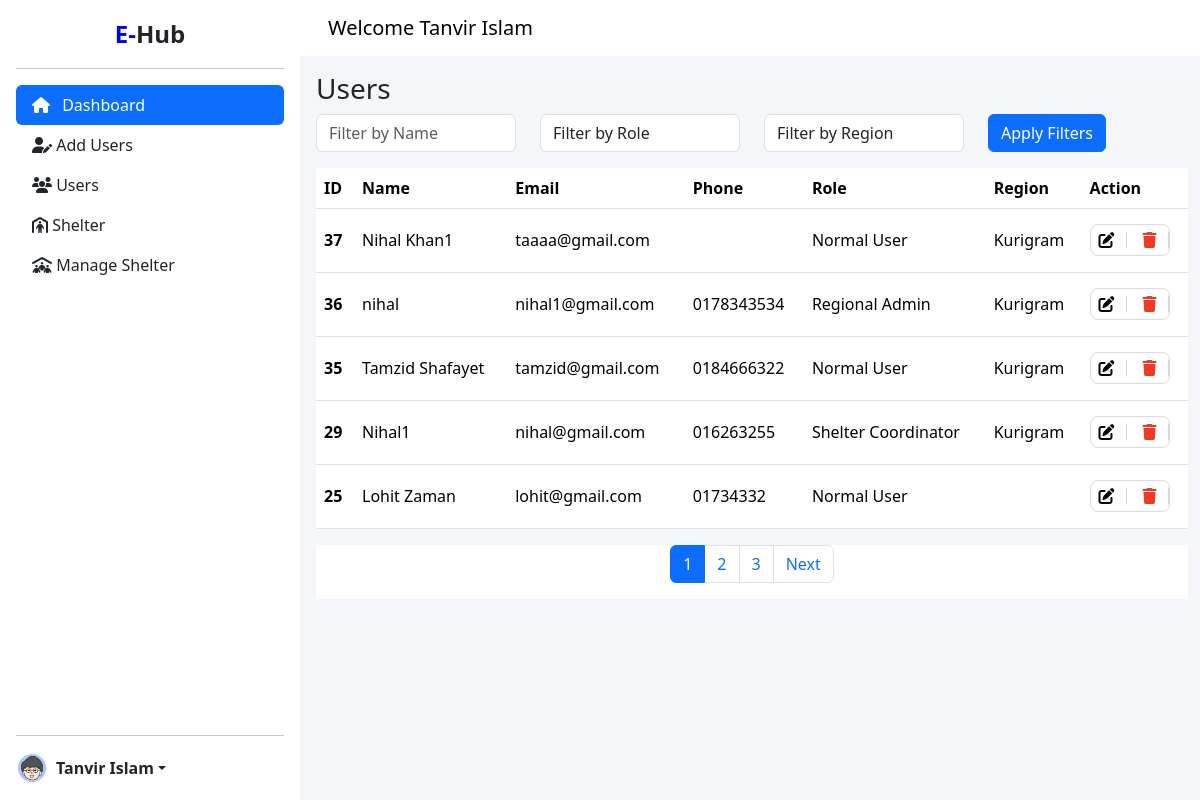
Page /regional_admin/pages/see_users.php (signed in) on the committed database.
### tables this page shows
CREATE TABLE `users` (
  `id` int(11) NOT NULL,
  `full_name` varchar(100) NOT NULL,
  `date_of_birth` date DEFAULT NULL,
  `email` varchar(100) NOT NULL,
  `password_hash` varchar(255) NOT NULL,
  `role` enum('Normal User','Central Admin','Regional Admin','Shelter Coordinator','Relief Distributor') NOT NULL,
  `phone_number` varchar(15) DEFAULT NULL,
  `address` text DEFAULT NULL,
  `region` varchar(50) DEFAULT NULL,
  `created_at` timestamp NOT NULL DEFAULT current_timestamp(),
  `updated_at` timestamp NOT NULL DEFAULT current_timestamp() ON UPDATE current_timestamp()
);

### regional_admin/pages/see_users.php (the view, shortened to what this page needs)
<?php
include '../includes/header.php';
include '../includes/header2.php';
include '../includes/sidebar.php';
include '../includes/nav.php';
$limit = 5;
$page = isset($_GET['page']) ? (int)$_GET['page'] : 1;
$offset = ($page - 1) * $limit;
$filterName = isset($_GET['filter_name']) ? $_GET['filter_name'] : '';
$filterRole = isset($_GET['filter_role']) ? $_GET['filter_role'] : '';
$filterRegion = isset($_GET['filter_region']) ? $_GET['filter_region'] : '';
$whereClauses = [];
$whereSql = count($whereClauses) > 0 ? 'WHERE ' . implode(' AND ', $whereClauses) : '';
$totalQuery = "SELECT COUNT(*) as total FROM users $whereSql";
$totalResult = mysqli_query($con, $totalQuery);
$totalRow = mysqli_fetch_assoc($totalResult);
$totalUsers = $totalRow['total'];
$totalPages = ceil($totalUsers / $limit);
$sql = "SELECT * FROM users $whereSql ORDER BY created_at DESC LIMIT $limit OFFSET $offset";
$result = mysqli_query($con, $sql);
?>
<div class="container-fluid main-content flex-grow-1 pt-3 ps-3 tabel-container">
    <h3>Users</h3>
    <form method="GET" class="mb-3">
        <div class="row">
            <div class="col-md-3">
                <input type="text" name="filter_name" class="form-control" placeholder="Filter by Name" value="<?php echo htmlspecialchars($filterName); ?>">
            </div>
            <div class="col-md-3">
                <select name="filter_role" class="form-control">
                    <option value="">Filter by Role</option>
                </select>
            </div>
            <div class="col-md-3">
                <select name="filter_region" class="form-control">
                    <option value="">Filter by Region</option>
                </select>
            </div>
            <div class="col-md-3">
                <button type="submit" class="btn btn-primary">Apply Filters</button>
            </div>
        </div>
    </form>
    <div class="table-data">
        <table class="table">
            <thead>
                <tr>
                    <th class="custom-table-header" scope="col">ID</th>
                    <th scope="col">Name</th>
                    <th class="custom-table-header" scope="col">Email</th>
                    <th class="custom-table-header" scope="col">Phone</th>
                    <th class="custom-table-header" scope="col">Role</th>
                    <th class="custom-table-header" scope="col">Region</th>
                    <th class="custom-table-header" scope="col">Action</th>
                </tr>
            </thead>
            <tbody class="table-body">
                <?php
                if ($result && mysqli_num_rows($result) > 0) {
                    while ($row = mysqli_fetch_assoc($result)) {
                        $userId = $row['id'];
                        $userName = $row['full_name'];
                        $userEmail = $row['email'];
                        $userPhone = $row['phone_number'];
                        $userRole = $row['role'];
                        $userRegion = $row['region'];
                        echo '
                        <tr class="custom-table-row">
                            <th scope="row">' . $userId . '</th>
                            <td>' . $userName . '</td>
                            <td>' . $userEmail . '</td>
                            <td>' . $userPhone . '</td>
                            <td>' . $userRole . '</td>
                            <td>' . $userRegion . '</td>
                            <td class="action-container">
                                <span>
                                    <a href="./update_user.php?id=' . $userId . '">
                                        <i class="fa-solid fa-pen-to-square"></i>
                                    </a>
                                    <a href="javascript:void(0);" onclick="confirmDelete(' . $userId . ')">
                                        <i class="fa-solid fa-trash delete-icon"></i>
                                    </a>
                                </span>
                            </td>
                        </tr>';
                    }
                } else {
                    echo '
                    <tr>
                        <td colspan="7" class="text-center">No users found in the database.</td>
                    </tr>';
                }
                ?>
            </tbody>
        </table>
    </div>
    <nav>
        <ul class="pagination justify-content-center">
            <?php
            for ($i = 1; $i <= $totalPages; $i++) {
                $active = $i == $page ? 'active' : '';
                echo '<li class="page-item ' . $active . '"><a class="page-link" href="?page=' . $i . '&filter_name=' . urlencode($filterName) . '&filter_role=' . urlencode($filterRole) . '&filter_region=' . urlencode($filterRegion) . '">' . $i . '</a></li>';
            }
            if ($page < $totalPages) {
                echo '<li class="page-item"><a class="page-link" href="?page=' . ($page + 1) . '&filter_name=' . urlencode($filterName) . '&filter_role=' . urlencode($filterRole) . '&filter_region=' . urlencode($filterRegion) . '">Next</a></li>';
            }
            ?>
        </ul>
    </nav>
</div>
<?php include '../includes/footer.php'; ?>

### regional_admin/assets/css/style.css (style rules this page uses)
* { padding: 0; margin: 0; box-sizing: border-box; }
html, body { height: 100%; width: 100%; overflow-x: hidden; }
body a { text-decoration: none; }
nav { overflow-x: hidden; background-color: #fff; }
.main-content { background-color: #F5F6FA; }
.main-content { height: calc(100vh - 56px); }
.table { border-radius: 1rem; overflow: auto; }
.custom-tabel-row td, th { vertical-align: middle; }
.action-container span { display: flex; width: 5rem; height: 2rem; align-items: center; justify-content: space-between; text-align: center; border: 1px solid #DADADA; border-radius: .5rem; }
.action-container i { display: flex; align-items: center; height: 100%; padding-right: 1rem; padding-left: .5rem; }
.action-container span a { text-decoration: none; color: #000; }
.action-container span i:nth-child(1) { border-right: 1px solid #DADADA; padding-right: .7rem; }
.delete-icon { color: #EF3826; }
.custom-table-row { height: 4rem; }
.table th, td { vertical-align: middle; }

### rows in the picture
users: id "37", full_name "Nihal Khan1", email "taaaa@gmail.com", role "Normal User", region "Kurigram"
users: id "36", full_name "nihal", email "nihal1@gmail.com", phone_number "0178343534", role "Regional Admin", region "Kurigram"
users: id "35", full_name "Tamzid Shafayet", email "tamzid@gmail.com", phone_number "0184666322", role "Normal User", region "Kurigram"
users: id "29", full_name "Nihal1", email "nihal@gmail.com", phone_number "016263255", role "Shelter Coordinator", region "Kurigram"
users: id "25", full_name "Lohit Zaman", email "lohit@gmail.com", phone_number "01734332", role "Normal User"

### other values in the picture
$_SESSION['user_name'] "Tanvir Islam"
